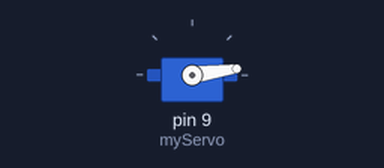
The sketch below on a simulated Arduino Uno, built with avr-gcc and run on an emulated ATmega328P. Parts: servo.

Above: at 0.05 s.
At 0.85 s:
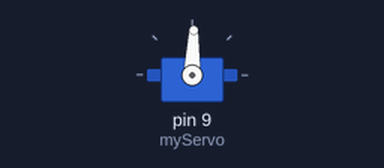
At 1.95 s:
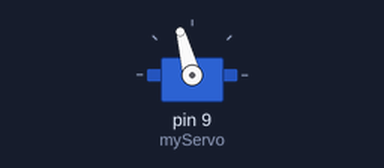
At 3.85 s:
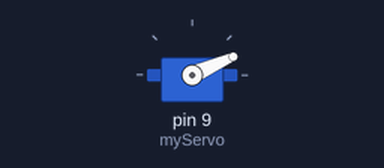
Timing chart, 0 to 9.1 s (numbered marks = the images above):
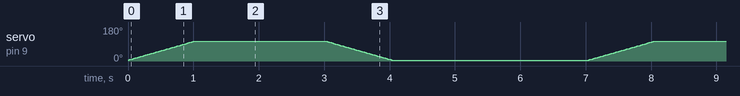

The sketch:

servo_all_angles.ino
```cpp
//Ejemplo simple de funconamiento de un servomotor

#include  <Servo.h>

Servo myServo;  //Creo un objeto servo

void setup() {
  myServo.attach(9);  //conecta el pin de contról del servo al pin 9 de Arduino

}

void loop() {
  for (int angle = 5; angle <= 105; angle += 1) {
    myServo.write(angle);
    delay(10);
  }

  delay(2000);

  for (int angle = 105; angle >= 5; angle -= 1) {
    myServo.write(angle);
    delay(10);
  }

  delay(3000);

}
```
